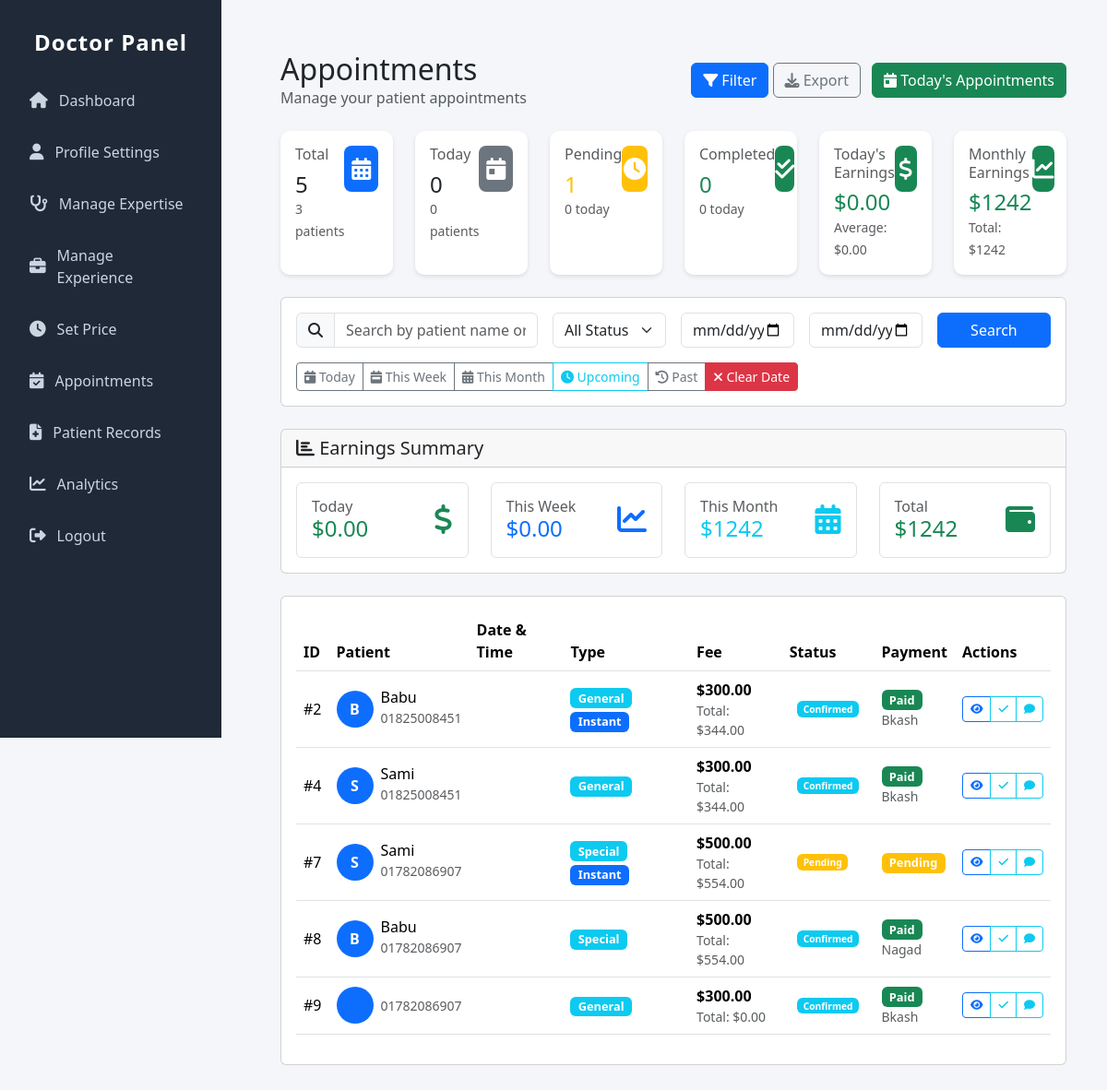
Before: /users/doctor/appointments/ (signed in) with the older database file.
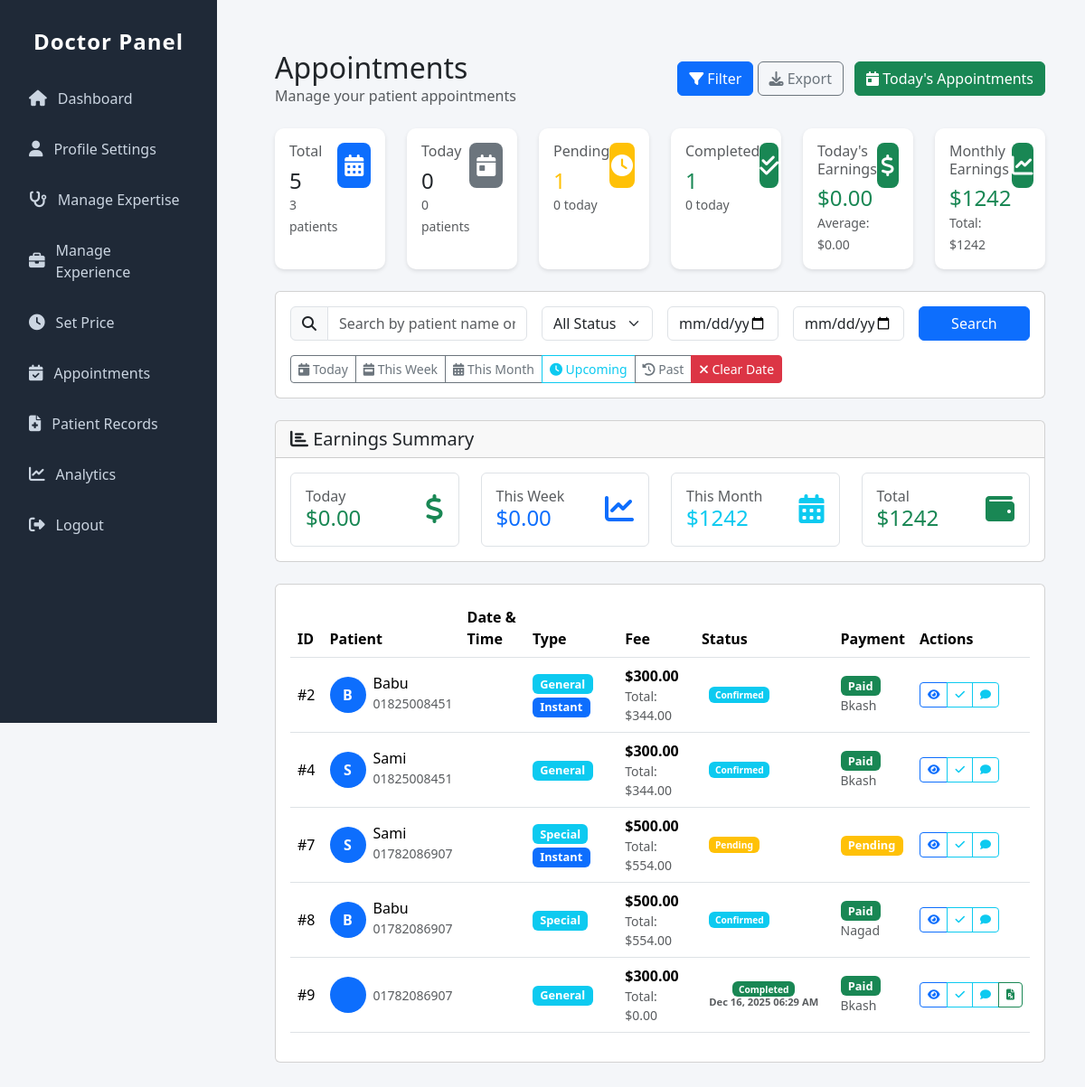
After: the same page with the newer database file.
### appointment/models.py (models this page shows, shortened)
class Appointment(models.Model):
    APPOINTMENT_STATUS = (
        ('pending', 'Pending'),
        ('confirmed', 'Confirmed'),
        ('completed', 'Completed'),
        ('cancelled', 'Cancelled'),
    )
    PAYMENT_STATUS = (
        ('pending', 'Pending'),
        ('paid', 'Paid'),
        ('failed', 'Failed'),
        ('refunded', 'Refunded'),
    )
    PAYMENT_METHODS = (
        ('bkash', 'bKash'),
        ('nagad', 'Nagad'),
        ('card', 'Card'),
        ('mobile_banking', 'Mobile Banking'),
    )
    CONSULTATION_TYPES = (
        ('instant', 'Instant Video Consultation'),
        ('scheduled', 'Scheduled Appointment'),
    )
    patient = models.ForeignKey(settings.AUTH_USER_MODEL, on_delete=models.CASCADE, related_name='appointments')
    doctor = models.ForeignKey(Doctor, on_delete=models.CASCADE, related_name='appointments')
    patient_phone = models.CharField(max_length=15)
    patient_name = models.CharField(max_length=100, blank=True)
    patient_age = models.PositiveIntegerField(null=True, blank=True)
    patient_gender = models.CharField(max_length=10, choices=[('male', 'Male'), ('female', 'Female'), ('other', 'Other')], blank=True)
    appointment_type = models.CharField(max_length=20, choices=CONSULTATION_TYPES, default='scheduled')
    consultation_type = models.CharField(max_length=20, choices=[('general', 'General'), ('special', 'Special')])
    appointment_date = models.DateTimeField(null=True, blank=True)
    preferred_time = models.CharField(max_length=50, blank=True)
    completed_at = models.DateTimeField(null=True, blank=True, verbose_name='Marked as completed on')
    completed_by_doctor = models.BooleanField(default=False, verbose_name='Marked as completed by doctor')
    cancellation_reason = models.TextField(blank=True, verbose_name='Reason for cancellation')
    cancelled_at = models.DateTimeField(null=True, blank=True)
    actual_start_time = models.DateTimeField(null=True, blank=True, verbose_name='Actual consultation start time')
    actual_end_time = models.DateTimeField(null=True, blank=True, verbose_name='Actual consultation end time')
    consultation_duration = models.PositiveIntegerField(default=0, verbose_name='Consultation duration (minutes)')
    doctor_notes = models.TextField(blank=True, verbose_name='Doctor notes after consultation')
    follow_up_required = models.BooleanField(default=False)
    follow_up_date = models.DateTimeField(null=True, blank=True)
    follow_up_notes = models.TextField(blank=True)
    consultation_fee = models.DecimalField(max_digits=10, decimal_places=2, default=0)
    vat_amount = models.DecimalField(max_digits=10, decimal_places=2, default=0)
    platform_fee = models.DecimalField(max_digits=10, decimal_places=2, default=29.00)
    total_amount = models.DecimalField(max_digits=10, decimal_places=2, default=0)
    payment_method = models.CharField(max_length=20, choices=PAYMENT_METHODS, blank=True, null=True)
    payment_status = models.CharField(max_length=20, choices=PAYMENT_STATUS, default='pending')
    transaction_id = models.CharField(max_length=100, blank=True)
    status = models.CharField(max_length=20, choices=APPOINTMENT_STATUS, default='pending')
    symptoms = models.TextField(blank=True)
    previous_prescriptions = models.FileField(upload_to='prescriptions/', blank=True, null=True)
    patient_test_reports = models.FileField(upload_to='test_reports/', blank=True, null=True, verbose_name='Test Reports')
    created_at = models.DateTimeField(auto_now_add=True)
    updated_at = models.DateTimeField(auto_now=True)

### doctor/views.py (the view, shortened to what this page needs)
# urls.py: path('appointments/', views.doctor_appointments, name='appointments'),
@login_required
def doctor_appointments(request):
    if not hasattr(request.user, 'doctor_profile'):
        return HttpResponseForbidden("You are not authorized to view this page.")
    doctor = request.user.doctor_profile
    now = timezone.now()
    today = now.date()
    status_filter = request.GET.get('status', 'all')
    date_filter = request.GET.get('date', 'all')
    search_query = request.GET.get('search', '')
    start_date_str = request.GET.get('start_date', '')
    end_date_str = request.GET.get('end_date', '')
    consultation_type_filter = request.GET.get('consultation_type', 'all')
    payment_status_filter = request.GET.get('payment_status', 'all')
    appointments = Appointment.objects.filter(doctor=doctor)
    if status_filter != 'all':
        appointments = appointments.filter(status=status_filter)
    if date_filter == 'today':
        appointments = appointments.filter(appointment_date__date=today)
    elif date_filter == 'upcoming':
        appointments = appointments.filter(appointment_date__gte=now)
    elif date_filter == 'past':
        appointments = appointments.filter(appointment_date__lt=now)
    elif date_filter == 'custom':
        pass
    if start_date_str:
        try:
            start_date = datetime.strptime(start_date_str, '%Y-%m-%d').date()
            appointments = appointments.filter(appointment_date__date__gte=start_date)
        except ValueError:
            pass
    if end_date_str:
        try:
            end_date = datetime.strptime(end_date_str, '%Y-%m-%d').date()
            appointments = appointments.filter(appointment_date__date__lte=end_date)
        except ValueError:
            pass
    if consultation_type_filter != 'all':
        appointments = appointments.filter(consultation_type=consultation_type_filter)
    if payment_status_filter != 'all':
        appointments = appointments.filter(payment_status=payment_status_filter)
    appointments = appointments.order_by('appointment_date')
    paginator = Paginator(appointments, 10)
    page_number = request.GET.get('page')
    page_obj = paginator.get_page(page_number)
    all_appointments = Appointment.objects.filter(doctor=doctor)
    today_start = timezone.make_aware(datetime.combine(today, datetime.min.time()))
    today_end = timezone.make_aware(datetime.combine(today, datetime.max.time()))
    today_appointments = all_appointments.filter(appointment_date__range=[today_start, today_end])
    total_patients = all_appointments.values('patient').distinct().count()
    today_patients = today_appointments.values('patient').distinct().count()
    paid_transactions = PaymentTransaction.objects.filter(
        appointment__doctor=doctor,
        status='paid'
    ).select_related('appointment')
    total_earnings = paid_transactions.aggregate(
        total=Sum('amount')
    )['total'] or Decimal('0.00')
    today_paid_transactions = paid_transactions.filter(
        created_at__range=[today_start, today_end]
    )
    earnings_today = today_paid_transactions.aggregate(
        total=Sum('amount')
    )['total'] or Decimal('0.00')
    month_start = today.replace(day=1)
    month_start_dt = timezone.make_aware(datetime.combine(month_start, datetime.min.time()))
    month_paid_transactions = paid_transactions.filter(
        created_at__gte=month_start_dt
    )
    monthly_earnings = month_paid_transactions.aggregate(
        total=Sum('amount')
    )['total'] or Decimal('0.00')
    week_start = today - timedelta(days=today.weekday())
    week_start_dt = timezone.make_aware(datetime.combine(week_start, datetime.min.time()))
    week_paid_transactions = paid_transactions.filter(
        created_at__gte=week_start_dt
    )
    weekly_earnings = week_paid_transactions.aggregate(
        total=Sum('amount')
    )['total'] or Decimal('0.00')
    avg_today = Decimal('0.00')
    if today_paid_transactions.count() > 0:
        avg_today = earnings_today / today_paid_transactions.count()
    stats = {
        'total': all_appointments.count(),
        'pending': all_appointments.filter(status='pending').count(),
        'confirmed': all_appointments.filter(status='confirmed').count(),
        'completed': all_appointments.filter(status='completed').count(),
        'cancelled': all_appointments.filter(status='cancelled').count(),
        'today': today_appointments.count(),
        'today_patients': today_patients,
        'pending_today': today_appointments.filter(status='pending').count(),
        'completed_today': today_appointments.filter(status='completed').count(),
        'earnings_today': earnings_today,
        'weekly_earnings': weekly_earnings,
        'monthly_earnings': monthly_earnings,
        'total_earnings': total_earnings,
        'avg_today': avg_today,
        'total_patients': total_patients,
    }
    date_range = None
    context = {
        'doctor': doctor,
        'page_obj': page_obj,
        'appointments': page_obj.object_list,
        'stats': stats,
        'status_filter': status_filter,
        'date_filter': date_filter,
        'start_date': start_date_str,
        'end_date': end_date_str,
        'search_query': search_query,
        'consultation_type_filter': consultation_type_filter or 'all',
        'payment_status_filter': payment_status_filter or 'all',
        'status_choices': dict(Appointment.APPOINTMENT_STATUS),
        'today': today,
        'date_range': date_range,
    }
    return render(request, 'doctor/appointments_list.html', context)

### doctor/templates/doctor/appointments_list.html (shortened to what the changed rows need)
{% extends 'doctor/doctor_sidebar.html' %}
{% load static %}
{% block content %}
<div class="container-fluid py-4">
    <div class="d-flex justify-content-between align-items-center mb-4">
        <div>
            <h1 class="h2 mb-0">Appointments</h1>
        </div>
    </div>
    <div class="row mb-4">
        <div class="col-md-3 col-lg-2">
            <div class="card stat-card">
                <div class="card-body">
                    <div class="d-flex justify-content-between">
                        <div>
                            <h6 class="text-muted">Completed</h6>
                            <h4 class="mb-0 text-success">{{ stats.completed }}</h4>
                            <small class="text-muted">{{ stats.completed_today }} today</small>
                        </div>
                    </div>
                </div>
            </div>
        </div>
    </div>
    <div class="card">
        <div class="card-body">
            <div class="table-responsive">
                <table class="table table-hover">
                    <thead>
                        <tr>
                            <th>ID</th>
                            <th>Patient</th>
                            <th>Date & Time</th>
                            <th>Type</th>
                            <th>Fee</th>
                            <th>Status</th>
                            <th>Payment</th>
                            <th>Actions</th>
                        </tr>
                    </thead>
                    <tbody>
                        {% for appointment in appointments %}
                        <tr id="appointment-{{ appointment.id }}">
                            <td>#{{ appointment.id }}</td>
                            <td>
                                <div class="d-flex align-items-center">
                                    <div class="avatar-sm bg-primary rounded-circle text-white d-flex align-items-center justify-content-center me-2">
                                    </div>
                                    <div>
                                        <small class="text-muted">{{ appointment.patient_phone }}</small>
                                    </div>
                                </div>
                            </td>
                            <td>
                            </td>
                            <td>
                                <span class="badge bg-info">{{ appointment.get_consultation_type_display }}</span>
                            </td>
                            <td>
                                <strong>${{ appointment.consultation_fee }}</strong>
                                <div class="small text-muted">
                                    Total: ${{ appointment.total_amount }}
                                </div>
                            </td>
                            <td>
                                <span class="badge status-badge" id="status-badge-{{ appointment.id }}">
                                    {% if appointment.status == 'pending' %}
                                    <span class="badge bg-warning">Pending</span>
                                    {% elif appointment.status == 'confirmed' %}
                                    <span class="badge bg-info">Confirmed</span>
                                    {% elif appointment.status == 'completed' %}
                                    <span class="badge bg-success">Completed</span>
                                    {% if appointment.completed_at %}
                                    <div class="small text-muted">
                                        {{ appointment.completed_at|date:"M d, Y h:i A" }}
                                    </div>
                                    {% endif %}
                                    {% elif appointment.status == 'cancelled' %}
                                    <span class="badge bg-danger">Cancelled</span>
                                    {% endif %}
                                </span>
                            </td>
                            <td>
                                {% if appointment.payment_status == 'paid' %}
                                <span class="badge bg-success">Paid</span>
                                <div class="small text-muted">
                                    {{ appointment.payment_method|title }}
                                </div>
                                {% else %}
                                <span class="badge bg-warning">{{ appointment.payment_status|title }}</span>
                                {% endif %}
                            </td>
                            <td>
                                <div class="btn-group btn-group-sm">
                                    <a href="{% url 'doctor:appointment_detail' appointment.id %}"
                                       class="btn btn-outline-primary" title="View Details">
                                        <i class="fas fa-eye"></i>
                                    </a>
                                      <a href="{% url 'doctor:mark_appointment_complete' appointment.id %}"
                                       class="btn btn-outline-info" title="Mark as Complete">
                                        <i class="fas fa-check"></i>
                                    </a>
                                    <a href="{% url 'doctor:chat_detail' appointment.id%}"
                                       class="btn btn-outline-info" title="Chat">
                                        <i class="fas fa-comment"></i>
                                    </a>
                                    {% if appointment.status == 'completed' %}
                                    <a href="{% url 'doctor:create_prescription_view' appointment.id %}"
                                       class="btn btn-outline-success" title="Create Prescription">
                                        <i class="fas fa-file-prescription"></i>
                                    </a>
                                    {% endif %}
                                </div>
                            </td>
                        </tr>
                        {% endfor %}
                    </tbody>
                </table>
            </div>
        </div>
    </div>
</div>
{% endblock %}

Changed rows visible on the page:
changed Appointment id 9: completed_at (not shown) → "Dec 16, 2025 06:29 AM"; status "Confirmed" → "Completed"
Other visible differences:
{{ stats.completed }}: "0" → "1"
